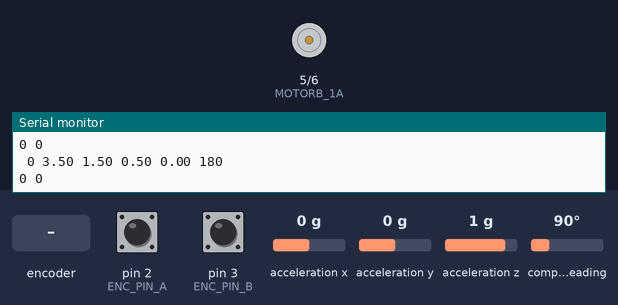
The sketch below on a simulated Arduino Uno, built with avr-gcc and run on an emulated ATmega328P. Parts: motor-driver pin pairs drawn as motors (green arrow = first pin HIGH = forward, orange = second pin HIGH = backward, longer = more drive), the last lines printed to the serial monitor. The inputs (shaded band) are chosen by the test bench; at power-on: acceleration y 0 g, acceleration z 1 g, pin 2 (ENC_PIN_A) HIGH, pin 3 (ENC_PIN_B) HIGH, acceleration x 0 g, compass heading 90°.

Above: at 1.2 s.
1.3 s: acceleration y set to -0.8 g
At 1.49 s:
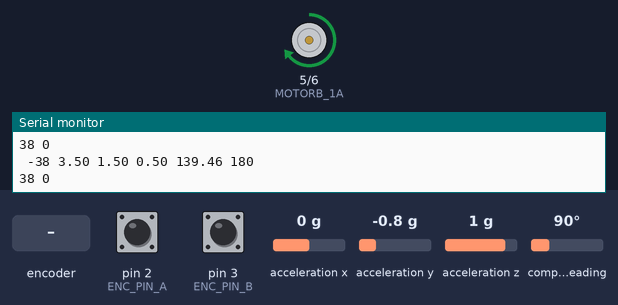
At 3.6 s:
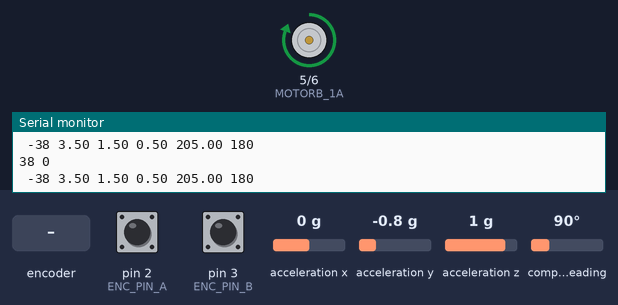
4.1 s: acceleration z set to -1.4 g
7.1 s: rotary encoder on pin 2 (ENC_PIN_A) / pin 3 (ENC_PIN_B) turned 3 steps (first pin leading)
10.7 s: rotary encoder on pin 2 (ENC_PIN_A) / pin 3 (ENC_PIN_B) turned 2 steps (second pin leading)
Timing chart, 0 to 13.7 s (numbered marks = the images above; inputs shaded):
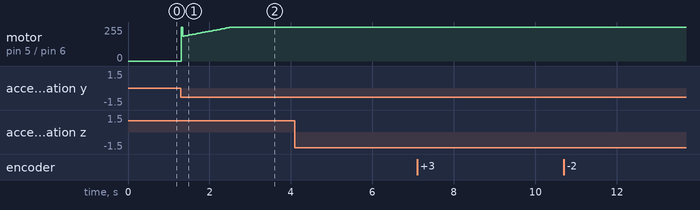

The sketch:

Code.ino
```cpp
//kod za regulaciju nagiba grede
#include <util/atomic.h> // For the ATOMIC_BLOCK macro

#define PIND_A 2
#define PIND_B 3
#define ENC_PIN_A 2 //pin kanala A enkodera
#define ENC_PIN_B 3 //pin kanala B enkodera
#define READ_ENC_A bitRead(PIND, PIND_A)
#define READ_ENC_B bitRead(PIND, PIND_B)

//ukljucivanje bibilioteka potrebnih za rad sa senzorom BNO055
#include <Wire.h>
#include <Adafruit_Sensor.h>
#include <Adafruit_BNO055.h>
#include <utility/imumaths.h>


#define MOTORB_1A 5
#define MOTORB_1B 6


//stvaranje instance
Adafruit_BNO055 bno = Adafruit_BNO055(55);
float kut_BNO;


volatile long encBrojac = 0;//###
long prevT = 0;
float eprev = 0;
float eintegral = 0;

//##################################################################

void encISR()
{
  if (READ_ENC_A == HIGH)//kanal A L->H (rastuci brid)
    READ_ENC_B == HIGH ? encBrojac++ : encBrojac--;
  else //kanal A H->L (padajuci brid)
    READ_ENC_B == HIGH ? encBrojac-- : encBrojac++;
}

void motorSmjer1(int setSpeed)
{
  digitalWrite(MOTORB_1A, LOW);
  analogWrite(MOTORB_1B, setSpeed);
}
void motorSmjer2(int setSpeed)
{
  analogWrite(MOTORB_1A, setSpeed);
  digitalWrite(MOTORB_1B, LOW);
}
void motorStop()
{
  digitalWrite(MOTORB_1A, LOW);
  digitalWrite(MOTORB_1B, LOW);
}
//##################################################################

void setup()
{
  Serial.begin(9600);
    //Serial.println("Zeljeni_Kut,Kut_Enkodera");
  Serial.println("Zeljeni_Kut,Kut_Enkodera,Pogreska,P_DIO,I_DIO,D_DIO,PIDSignal");

  pinMode(ENC_PIN_A, INPUT_PULLUP);
  pinMode(ENC_PIN_B, INPUT_PULLUP);

  if (!bno.begin()) //ako je doslo do problema s povezivanjem s BNO055
  {
    Serial.print("Problem s povezivanjem sa senzorom BNO055!");
    while (1);
  }
  bno.setExtCrystalUse(true);
  attachInterrupt(digitalPinToInterrupt(ENC_PIN_A), encISR, CHANGE);


  pinMode(MOTORB_1A, OUTPUT);
  pinMode(MOTORB_1B, OUTPUT);
  digitalWrite(MOTORB_1A, LOW);
  digitalWrite(MOTORB_1B, LOW);


}

void loop() {

  //dohvati polozaj
  sensors_event_t eventT;
  bno.getEvent(&eventT);
  kut_BNO = eventT.orientation.z;
  kut_BNO < 0 ? kut_BNO += 360 : kut_BNO;

  int target = kut_BNO;
  //int target = 120;


  // tu ide algoritam regulatora

  // PID constants
  float kp = 3.5;
  float kd = 0.5;
  float ki = 1.5;

  // time difference
  long currT = micros();
  float deltaT = ((float) (currT - prevT)) / ( 1.0e6 );
  prevT = currT;

  // Read the position in an atomic block to avoid a potential
  // misread if the interrupt coincides with this code running
  // see: https://www.arduino.cc/reference/en/language/variables/variable-scope-qualifiers/volatile/
  int kut = 0;

  ATOMIC_BLOCK(ATOMIC_RESTORESTATE) {
    kut = encBrojac / (4.6);
  }

  // error
  int e = kut - target;

  // derivative
  float dedt = (e - eprev) / (deltaT);

  // integral
  eintegral = eintegral + e * deltaT;

  // control signal
  float u = kp * e + kd * dedt + ki * eintegral;


  /*
    Serial.print("PID TOTAL BEFOR MAP:  ");
    Serial.print(PID_total);
    Serial.print(",");
    Serial.print(PID_p);
    Serial.print(",");
    Serial.print(PID_i);
    Serial.print(",");
    Serial.print(PID_d);
    Serial.print(".");
  */


  /*
    Serial.print(" PID TOTAL AFTER MAP:  ");
    Serial.print(PID_total);
  */
  if (u < 0) {
    u = u*(-1);
  }
  if (u > 205) {
    u = 205;
  }


  // store previous error
  eprev = e;


  //gotov algoritam regulatora


  if ((kut - target) > 0)
    motorSmjer1(u + 50);

  if ((kut - target) < -0)
    motorSmjer2(u + 50);

  if (abs(kut - target) == 1)
    motorStop();


  Serial.print(target);
  Serial.print(" ");
  Serial.println(kut);

  Serial.print(" ");
  Serial.print(e);
  Serial.print(" ");
  Serial.print(kp);
  Serial.print(" ");
  Serial.print(ki);
  Serial.print(" ");
  Serial.print(kd);
  Serial.print(" ");
  Serial.print(u);
  Serial.print(" ");
  Serial.println(180);


  //ispis stanja
  //Serial.print(millis());
  //Serial.print("  ");
  //Serial.print(encBrojac);

  /*
    Serial.println("  ");
    Serial.print("Kut ziroskopa po z osi: ");
    Serial.println(kut_BNO);
    Serial.print("Kut enkodera: ");
    Serial.println(kut);
    Serial.print("RAZLIKA KUTEVA Ž-E: ");
    Serial.println(kut_BNO-kut);
  */

  /*
    Serial.print(" PID TOTAL:  ");
    Serial.print(PID_total);
    Serial.print(" P:  ");
    Serial.print(PID_p);
    Serial.print(" D:  ");
    Serial.print(PID_d);
    Serial.print(" I:  ");
    Serial.println(PID_i);
  */

  //delay(1000);


  //   digitalWrite(MOTORB_1A, LOW);
  // analogWrite(MOTORB_1B, 160);

}
```
